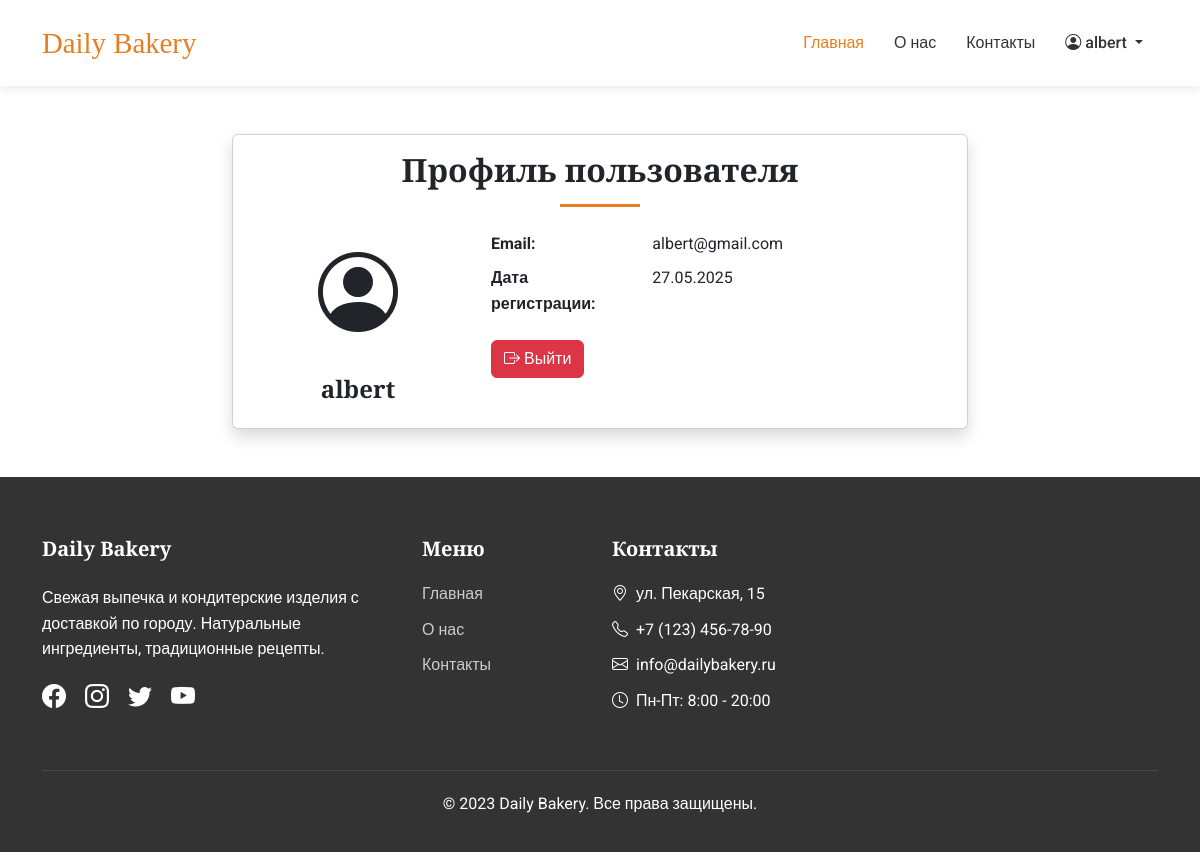
The app's page /profile.php (signed in) with its own data.
### tables this page shows
CREATE TABLE `users` (
  `id` int(11) NOT NULL,
  `username` varchar(50) NOT NULL,
  `email` varchar(100) NOT NULL,
  `password` varchar(255) NOT NULL,
  `first_name` varchar(50) DEFAULT NULL,
  `last_name` varchar(50) DEFAULT NULL,
  `phone` varchar(20) DEFAULT NULL,
  `address` text DEFAULT NULL,
  `created_at` timestamp NOT NULL DEFAULT current_timestamp(),
  `updated_at` timestamp NOT NULL DEFAULT current_timestamp() ON UPDATE current_timestamp()
);

### profile.php (the view, shortened to what this page needs)
<?php
$servername = "localhost";
$username = "root";
$password = "";
$dbname = "bakery_db";
$conn = new mysqli($servername, $username, $password, $dbname);
$sql = "SELECT username, email, created_at FROM users WHERE id = ?";
$stmt = $conn->prepare($sql);
$stmt->bind_param("i", $_SESSION['user_id']);
$stmt->execute();
$result = $stmt->get_result();
$user = $result->fetch_assoc();
?>
<!DOCTYPE html>
<html lang="ru">
<head>
    <link href="https://cdn.jsdelivr.net/npm/bootstrap@5.3.0/dist/css/bootstrap.min.css" rel="stylesheet">
    <link rel="stylesheet" href="https://cdn.jsdelivr.net/npm/bootstrap-icons@1.10.0/font/bootstrap-icons.css">
    <link rel="stylesheet" href="styles.css">
</head>
<body>
<nav class="navbar navbar-expand-lg sticky-top">
    <div class="container">
        <a class="navbar-brand" href="#">Daily Bakery</a>
        <div class="collapse navbar-collapse" id="navbarNav">
            <ul class="navbar-nav ms-auto">
                <li class="nav-item">
                    <a class="nav-link active" href="index.php">Главная</a>
                </li>
                <li class="nav-item">
                    <a class="nav-link" href="about.php">О нас</a>
                </li>
                <li class="nav-item">
                    <a class="nav-link" href="contact.php">Контакты</a>
                </li>
                <?php if (isset($_SESSION['username'])): ?>
                    <li class="nav-item dropdown">
                        <a class="nav-link dropdown-toggle" href="#" id="navbarDropdown" role="button" data-bs-toggle="dropdown" aria-expanded="false">
                            <i class="bi bi-person-circle me-1"></i><?php echo htmlspecialchars($_SESSION['username']); ?>
                        </a>
                    </li>
                <?php endif; ?>
            </ul>
        </div>
    </div>
</nav>
<section class="py-5">
    <div class="container">
        <div class="row justify-content-center">
            <div class="col-md-8">
                <div class="card shadow">
                    <div class="card-body">
                        <h2 class="section-title mb-4">Профиль пользователя</h2>
                        <div class="row">
                            <div class="col-md-4 text-center">
                                <div class="mb-3">
                                    <i class="bi bi-person-circle" style="font-size: 5rem;"></i>
                                </div>
                                <h4><?php echo htmlspecialchars($user['username']); ?></h4>
                            </div>
                            <div class="col-md-8">
                                <dl class="row">
                                    <dt class="col-sm-4">Email:</dt>
                                    <dd class="col-sm-8"><?php echo htmlspecialchars($user['email']); ?></dd>
                                    <dt class="col-sm-4">Дата регистрации:</dt>
                                    <dd class="col-sm-8"><?php echo date('d.m.Y', strtotime($user['created_at'])); ?></dd>
                                </dl>
                                <div class="mt-4">
                                    <a href="logout.php" class="btn btn-danger">
                                        <i class="bi bi-box-arrow-right"></i> Выйти
                                    </a>
                                </div>
                            </div>
                        </div>
                    </div>
                </div>
            </div>
        </div>
    </div>
</section>
<footer>
    <div class="container">
        <div class="row">
            <div class="col-md-4">
                <h5 class="mb-4">Daily Bakery</h5>
                <p>Свежая выпечка и кондитерские изделия с доставкой по городу. Натуральные ингредиенты, традиционные рецепты.</p>
                <div class="social-icons">
                    <a href="#"><i class="bi bi-facebook"></i></a>
                    <a href="#"><i class="bi bi-instagram"></i></a>
                    <a href="#"><i class="bi bi-twitter"></i></a>
                    <a href="#"><i class="bi bi-youtube"></i></a>
                </div>
            </div>
            <div class="col-md-2">
                <div class="footer-links">
                    <h5>Меню</h5>
                    <ul>
                        <li><a href="index.php">Главная</a></li>
                        <li><a href="about.php">О нас</a></li>
                        <li><a href="contact.php">Контакты</a></li>
                    </ul>
                </div>
            </div>
            <div class="col-md-3">
                <div class="footer-links">
                    <h5>Контакты</h5>
                    <ul>
                        <li><i class="bi bi-geo-alt me-2"></i>ул. Пекарская, 15</li>
                        <li><i class="bi bi-telephone me-2"></i>+7 (123) 456-78-90</li>
                        <li><i class="bi bi-envelope me-2"></i>info@dailybakery.ru</li>
                        <li><i class="bi bi-clock me-2"></i>Пн-Пт: 8:00 - 20:00</li>
                    </ul>
                </div>
            </div>
        </div>
        <div class="copyright text-center">
            <p>&copy; 2023 Daily Bakery. Все права защищены.</p>
        </div>
    </div>
</footer>
</body>
</html>

### styles.css (style rules this page uses)
:root { --primary-color: #e67e22; --secondary-color: #f39c12; --dark-color: #333; --light-color: #f9f9f9; --accent-color: #e74c3c; }
body { font-family: 'Roboto', sans-serif; color: var(--dark-color); background-color: #fff; line-height: 1.6; }
h1, h2, h3, h4, h5 { font-family: 'Playfair Display', serif; font-weight: 700; }
.navbar { background-color: white; box-shadow: 0 2px 10px rgba(0,0,0,0.1); padding: 15px 0; }
.navbar-brand { font-family: 'Playfair Display', serif; font-size: 1.8rem; color: var(--primary-color) !important; }
.nav-link { font-weight: 500; padding: 8px 15px !important; color: var(--dark-color) !important; transition: all 0.3s ease; }
.nav-link:hover, .nav-link.active { color: var(--primary-color) !important; }
.section-title { position: relative; margin-bottom: 50px; text-align: center; }
.section-title:after { content: ''; display: block; width: 80px; height: 3px; background: var(--primary-color); margin: 15px auto; }
footer { background-color: var(--dark-color); color: white; padding: 60px 0 20px; }
.footer-links h5 { margin-bottom: 20px; color: white; }
.footer-links ul { list-style: none; padding-left: 0; }
.footer-links li { margin-bottom: 10px; }
.footer-links a { color: #ccc; text-decoration: none; transition: all 0.3s ease; }
.social-icons a { color: white; font-size: 1.5rem; margin-right: 15px; transition: all 0.3s ease; }
.copyright { border-top: 1px solid rgba(255,255,255,0.1); padding-top: 20px; margin-top: 40px; }

### records on screen
users: username "albert", email "albert@gmail.com", created_at "27.05.2025"

### other values on screen
$_SESSION['username'] "albert"
